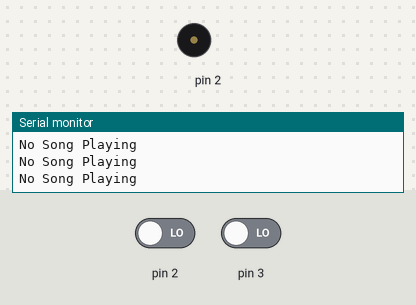
This sketch was run on a simulated Arduino Uno, built with avr-gcc and run on an emulated ATmega328P. On the bench: buzzer (waves = sounding), the last lines printed to the serial monitor. Inputs (shaded band) come from the test bench; at power-on: pin 2 LOW, pin 3 LOW.

Above: at 1.2 s.
1.3 s: pin 2 driven HIGH
At 5.3 s:
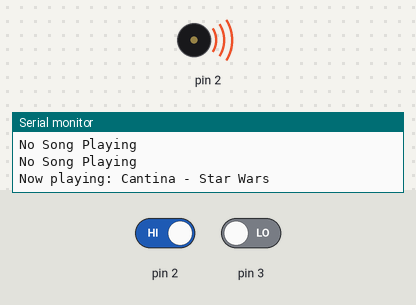
Timing chart, 0 to 10.3 s (numbered marks = the images above; inputs shaded):
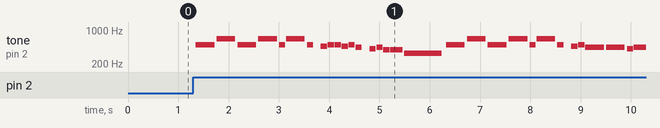

Measured:
- after the input at 1.3 s, tone on pin 2: plays 494 Hz for 0.37 s, 659 Hz for 0.37 s, 494 Hz for 0.37 s, 659 Hz for 0.37 s, 494 Hz for 0.12 s, 659 Hz for 0.37 s … (31 notes in this stretch), starting after 0.05 s

The sketch:

piezo.ino
```cpp
#include "pitches.h"

#define BUZZER_PIN1 7
#define BUZZER_PIN2 8

int cantina[] = {
  NOTE_B4, -4, NOTE_E5, -4, NOTE_B4, -4, NOTE_E5, -4,
  NOTE_B4, 8,  NOTE_E5, -4, NOTE_B4, 8, 0, 8,  NOTE_AS4, 8, NOTE_B4, 8,
  NOTE_B4, 8,  NOTE_AS4, 8, NOTE_B4, 8, NOTE_A4, 8, 0, 8, NOTE_GS4, 8, NOTE_A4, 8, NOTE_G4, 8,
  NOTE_G4, 4,  NOTE_E4, -2,
  NOTE_B4, -4, NOTE_E5, -4, NOTE_B4, -4, NOTE_E5, -4,
  NOTE_B4, 8,  NOTE_E5, -4, NOTE_B4, 8, 0, 8,  NOTE_AS4, 8, NOTE_B4, 8,

  NOTE_A4, -4, NOTE_A4, -4, NOTE_GS4, 8, NOTE_A4, -4,
  NOTE_D5, 8,  NOTE_C5, -4, NOTE_B4, -4, NOTE_A4, -4,
  NOTE_B4, -4, NOTE_E5, -4, NOTE_B4, -4, NOTE_E5, -4,
  NOTE_B4, 8,  NOTE_E5, -4, NOTE_B4, 8, 0, 8,  NOTE_AS4, 8, NOTE_B4, 8,
  NOTE_D5, 4, NOTE_D5, -4, NOTE_B4, 8, NOTE_A4, -4,
  NOTE_G4, -4, NOTE_E4, -2,
  NOTE_E4, 2, NOTE_G4, 2,
  NOTE_B4, 2, NOTE_D5, 2,

  NOTE_F5, -4, NOTE_E5, -4, NOTE_AS4, 8, NOTE_AS4, 8, NOTE_B4, 4, NOTE_G4, 4,

};

int starTheme[] = {


  NOTE_AS4,8, NOTE_AS4,8, NOTE_AS4,8,//1
  NOTE_F5,2, NOTE_C6,2,
  NOTE_AS5,8, NOTE_A5,8, NOTE_G5,8, NOTE_F6,2, NOTE_C6,4,
  NOTE_AS5,8, NOTE_A5,8, NOTE_G5,8, NOTE_F6,2, NOTE_C6,4,
  NOTE_AS5,8, NOTE_A5,8, NOTE_AS5,8, NOTE_G5,2, NOTE_C5,8, NOTE_C5,8, NOTE_C5,8,
  NOTE_F5,2, NOTE_C6,2,
  NOTE_AS5,8, NOTE_A5,8, NOTE_G5,8, NOTE_F6,2, NOTE_C6,4,

  NOTE_AS5,8, NOTE_A5,8, NOTE_G5,8, NOTE_F6,2, NOTE_C6,4, //8
  NOTE_AS5,8, NOTE_A5,8, NOTE_AS5,8, NOTE_G5,2, NOTE_C5,-8, NOTE_C5,16,
  NOTE_D5,-4, NOTE_D5,8, NOTE_AS5,8, NOTE_A5,8, NOTE_G5,8, NOTE_F5,8,
  NOTE_F5,8, NOTE_G5,8, NOTE_A5,8, NOTE_G5,4, NOTE_D5,8, NOTE_E5,4,NOTE_C5,-8, NOTE_C5,16,
  NOTE_D5,-4, NOTE_D5,8, NOTE_AS5,8, NOTE_A5,8, NOTE_G5,8, NOTE_F5,8,

  NOTE_C6,-8, NOTE_G5,16, NOTE_G5,2, 0,8, NOTE_C5,8,//13
  NOTE_D5,-4, NOTE_D5,8, NOTE_AS5,8, NOTE_A5,8, NOTE_G5,8, NOTE_F5,8,
  NOTE_F5,8, NOTE_G5,8, NOTE_A5,8, NOTE_G5,4, NOTE_D5,8, NOTE_E5,4,NOTE_C6,-8, NOTE_C6,16,
  NOTE_F6,4, NOTE_DS6,8, NOTE_CS6,4, NOTE_C6,8, NOTE_AS5,4, NOTE_GS5,8, NOTE_G5,4, NOTE_F5,8,
  NOTE_C6,1

};

int tempo = 108;

int notes = sizeof(cantina) / sizeof(cantina[0]) / 2;

int wholenote = (60000 * 2) / tempo;

int divider = 0;

int noteDuration = 0;

int notes2 = sizeof(starTheme) / sizeof(starTheme[0]) / 2;

int wholenote2 = (60000 * 4) / tempo;

int divider2 = 0;

int noteDuration2 = 0;

void setup() {
  Serial.begin(9600);


  pinMode(2, INPUT);
  pinMode(3, INPUT);


}

void loop() {


  if (digitalRead(2) == 1) {
    Serial.println("Now playing: Cantina - Star Wars");

    for (int thisNote = 0; thisNote < notes * 2; thisNote = thisNote + 2) {

      divider = cantina[thisNote + 1];
      if (divider > 0) {
        noteDuration = (wholenote) / divider;
      } else if (divider < 0) {
        noteDuration = (wholenote) / abs(divider);
        noteDuration *= 1.5;
      }

      tone(2, cantina[thisNote], noteDuration * 0.9);

      delay(noteDuration);

      noTone(2);
    }
  }


  if (digitalRead(3) == 1) {

    Serial.println("Now playing: SONG2");


     for (int thisNote = 0; thisNote < notes * 2; thisNote = thisNote + 2) {

    divider2 = starTheme[thisNote + 1];
    if (divider2 > 0) {
      noteDuration2 = (wholenote2) / divider2;
    } else if (divider2 < 0) {
      noteDuration2 = (wholenote2) / abs(divider2);
      noteDuration2 *= 1.5;
    }

    tone(3, starTheme[thisNote], noteDuration*0.9);

    delay(noteDuration2);

    noTone(3);
    }
  }

  if ((digitalRead(2) != 1) || (digitalRead(3) != 1)); {
    Serial.println("No Song Playing");


  }
}
```

pitches.h
```cpp
#define NOTE_B0  31
#define NOTE_C1  33
#define NOTE_CS1 35
#define NOTE_D1  37
#define NOTE_DS1 39
#define NOTE_E1  41
#define NOTE_F1  44
#define NOTE_FS1 46
#define NOTE_G1  49
#define NOTE_GS1 52
#define NOTE_A1  55
#define NOTE_AS1 58
#define NOTE_B1  62
#define NOTE_C2  65
#define NOTE_CS2 69
#define NOTE_D2  73
#define NOTE_DS2 78
#define NOTE_E2  82
#define NOTE_F2  87
#define NOTE_FS2 93
#define NOTE_G2  98
#define NOTE_GS2 104
#define NOTE_A2  110
#define NOTE_AS2 117
#define NOTE_B2  123
#define NOTE_C3  131
#define NOTE_CS3 139
#define NOTE_D3  147
#define NOTE_DS3 156
#define NOTE_E3  165
#define NOTE_F3  175
#define NOTE_FS3 185
#define NOTE_G3  196
#define NOTE_GS3 208
#define NOTE_A3  220
#define NOTE_AS3 233
#define NOTE_B3  247
#define NOTE_C4  262
#define NOTE_CS4 277
#define NOTE_D4  294
#define NOTE_DS4 311
#define NOTE_E4  330
#define NOTE_F4  349
#define NOTE_FS4 370
#define NOTE_G4  392
#define NOTE_GS4 415
#define NOTE_A4  440
#define NOTE_AS4 466
#define NOTE_B4  494
#define NOTE_C5  523
#define NOTE_CS5 554
#define NOTE_D5  587
#define NOTE_DS5 622
#define NOTE_E5  659
#define NOTE_F5  698
#define NOTE_FS5 740
#define NOTE_G5  784
#define NOTE_GS5 831
#define NOTE_A5  880
#define NOTE_AS5 932
#define NOTE_B5  988
#define NOTE_C6  1047
#define NOTE_CS6 1109
#define NOTE_D6  1175
#define NOTE_DS6 1245
#define NOTE_E6  1319
#define NOTE_F6  1397
#define NOTE_FS6 1480
#define NOTE_G6  1568
#define NOTE_GS6 1661
#define NOTE_A6  1760
#define NOTE_AS6 1865
#define NOTE_B6  1976
#define NOTE_C7  2093
#define NOTE_CS7 2217
#define NOTE_D7  2349
#define NOTE_DS7 2489
#define NOTE_E7  2637
#define NOTE_F7  2794
#define NOTE_FS7 2960
#define NOTE_G7  3136
#define NOTE_GS7 3322
#define NOTE_A7  3520
#define NOTE_AS7 3729
#define NOTE_B7  3951
#define NOTE_C8  4186
#define NOTE_CS8 4435
#define NOTE_D8  4699
#define NOTE_DS8 4978
```
